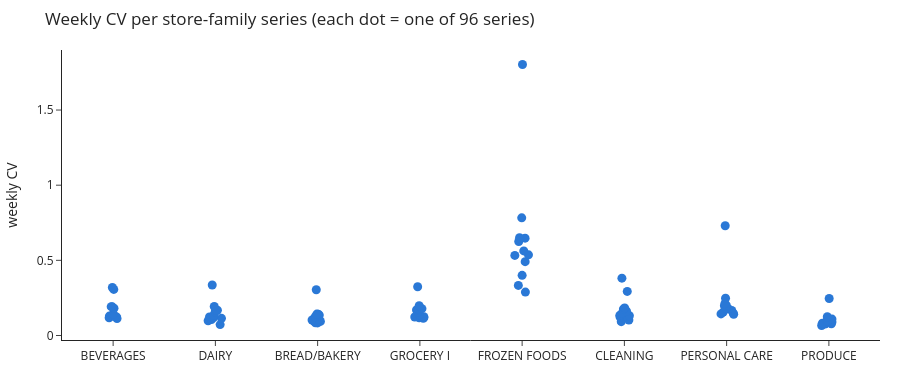

Notebook source saved alongside this figure:
### Markdown cell above
## 5. Which series are hard to plan?

- **CV (coefficient of variation)** = standard deviation ÷ mean. Daily CV includes the weekday swing, so we also
  show **weekly CV** (on complete-week totals), which is closer to how a planner feels volatility.
- **Zero share** = share of open days with zero sales (≈ 0 everywhere in this scope).

### Code cell
vol = q("03_volatility_by_series").drop(columns="mean")  # per-series levels are not shown (Kaggle rules)
fig = px.strip(vol, x="family", y="cv_weekly", hover_data=["store_nbr", "cv"],
               category_orders={"family": C.FAMILIES}, color_discrete_sequence=["#2a78d6"],
               title="Weekly CV per store-family series (each dot = one of 96 series)")
fig.update_traces(marker_size=9)
fig.update_layout(**LAYOUT, xaxis_title=None, yaxis_title="weekly CV")
fig.show()
vol.sort_values("cv_weekly", ascending=False).head(8)[["store_nbr", "family", "cv", "cv_weekly", "zero_share"]]

### Figure 1 — Plotly figure (JSON) as saved in the notebook; plotly's stock layout.template omitted (floating-point values rounded to 4 significant figures; data arrays with more than 128 entries replaced by an {"elided": "..."} marker saying what was removed)
{"data": [{"alignmentgroup": "True", "boxpoints": "all", "customdata": {"elided": "96x2 float values"}, "fillcolor": "rgba(255,255,255,0)", "hoveron": "points", "hovertemplate": "family=%{x}<br>cv_weekly=%{y}<br>store_nbr=%{customdata[0]}<br>cv=%{customdata[1]}<extra></extra>", "legendgroup": "", "line": {"color": "rgba(255,255,255,0)"}, "marker": {"color": "#2a78d6", "size": 9}, "name": "", "offsetgroup": "", "orientation": "v", "pointpos": 0, "showlegend": false, "type": "box", "x": ["BEVERAGES", "BREAD/BAKERY", "CLEANING", "DAIRY", "FROZEN FOODS", "GROCERY I", "PERSONAL CARE", "PRODUCE", "BEVERAGES", "BREAD/BAKERY", "CLEANING", "DAIRY", "FROZEN FOODS", "GROCERY I", "PERSONAL CARE", "PRODUCE", "BEVERAGES", "BREAD/BAKERY", "CLEANING", "DAIRY", "FROZEN FOODS", "GROCERY I", "PERSONAL CARE", "PRODUCE", "BEVERAGES", "BREAD/BAKERY", "CLEANING", "DAIRY", "FROZEN FOODS", "GROCERY I", "PERSONAL CARE", "PRODUCE", "BEVERAGES", "BREAD/BAKERY", "CLEANING", "DAIRY", "FROZEN FOODS", "GROCERY I", "PERSONAL CARE", "PRODUCE", "BEVERAGES", "BREAD/BAKERY", "CLEANING", "DAIRY", "FROZEN FOODS", "GROCERY I", "PERSONAL CARE", "PRODUCE", "BEVERAGES", "BREAD/BAKERY", "CLEANING", "DAIRY", "FROZEN FOODS", "GROCERY I", "PERSONAL CARE", "PRODUCE", "BEVERAGES", "BREAD/BAKERY", "CLEANING", "DAIRY", "FROZEN FOODS", "GROCERY I", "PERSONAL CARE", "PRODUCE", "BEVERAGES", "BREAD/BAKERY", "CLEANING", "DAIRY", "FROZEN FOODS", "GROCERY I", "PERSONAL CARE", "PRODUCE", "BEVERAGES", "BREAD/BAKERY", "CLEANING", "DAIRY", "FROZEN FOODS", "GROCERY I", "PERSONAL CARE", "PRODUCE", "BEVERAGES", "BREAD/BAKERY", "CLEANING", "DAIRY", "FROZEN FOODS", "GROCERY I", "PERSONAL CARE", "PRODUCE", "BEVERAGES", "BREAD/BAKERY", "CLEANING", "DAIRY", "FROZEN FOODS", "GROCERY I", "PERSONAL CARE", "PRODUCE"], "x0": " ", "xaxis": "x", "y": [0.1291, 0.1421, 0.1756, 0.1583, 0.4002, 0.1228, 0.1668, 0.08311, 0.1134, 0.1239, 0.2934, 0.1229, 0.7827, 0.1388, 0.1436, 0.08169, 0.1299, 0.1028, 0.1032, 0.1062, 0.4915, 0.1148, 0.1413, 0.07793, 0.181, 0.09373, 0.1278, 0.1688, 0.5368, 0.1979, 0.248, 0.1245, 0.1238, 0.08351, 0.1225, 0.1199, 0.6477, 0.1191, 0.2009, 0.09254, 0.1919, 0.1425, 0.1835, 0.1345, 0.3334, 0.1731, 0.2117, 0.09638, 0.1906, 0.136, 0.1617, 0.09815, 1.803, 0.1255, 0.1776, 0.1002, 0.1291, 0.08497, 0.1313, 0.168, 0.533, 0.1786, 0.1797, 0.07627, 0.1422, 0.09399, 0.134, 0.1143, 0.6509, 0.1696, 0.1974, 0.08896, 0.1172, 0.09626, 0.09213, 0.07248, 0.5629, 0.1178, 0.1558, 0.0665, 0.3066, 0.3047, 0.3813, 0.336, 0.6254, 0.3243, 0.7299, 0.2458, 0.3191, 0.1057, 0.149, 0.193, 0.2888, 0.1573, 0.1487, 0.109], "y0": " ", "yaxis": "y"}], "layout": {"boxmode": "group", "font": {"size": 12}, "height": 380, "legend": {"title": {}, "tracegroupgap": 0}, "margin": {"b": 40, "l": 50, "r": 20, "t": 50}, "title": {"text": "Weekly CV per store-family series (each dot = one of 96 series)"}, "xaxis": {"anchor": "y", "categoryarray": ["BEVERAGES", "DAIRY", "BREAD/BAKERY", "GROCERY I", "FROZEN FOODS", "CLEANING", "PERSONAL CARE", "PRODUCE"], "categoryorder": "array", "domain": [0.0, 1.0], "title": {}}, "yaxis": {"anchor": "x", "domain": [0.0, 1.0], "title": {"text": "weekly CV"}}}}
